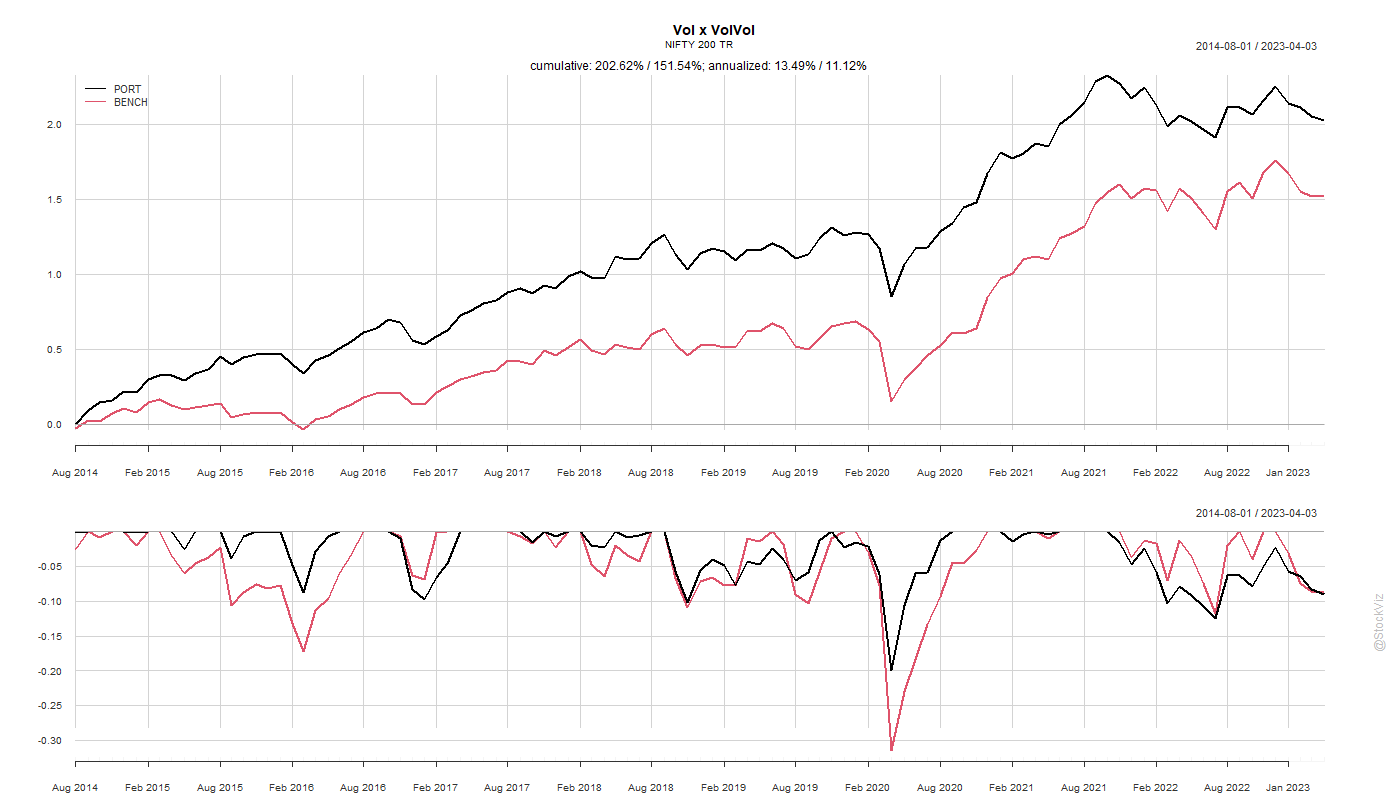

This figure's R source:
### volatility & volatility of volatility (double sort)

library('RODBC')
library('RPostgres')
library('quantmod')
library('PerformanceAnalytics')
library('PortfolioAnalytics')	

library('tidyverse')
library('lubridate')

options("scipen"=100)
options(stringsAsFactors = FALSE)

source("d:/stockviz/r/config.r")
source("D:/StockViz/public/blog/common/plot.common.R")

reportPath <- "."

lcon <- odbcDriverConnect(sprintf("Driver={ODBC Driver 17 for SQL Server};Server=%s;Database=%s;Uid=%s;Pwd=%s;", ldbserver, ldbname, ldbuser, ldbpassword), case = "nochange", believeNRows = TRUE)
pgCon <- dbConnect(RPostgres::Postgres(), host='sweden', user=ldbuser2, password=ldbpassword2, dbname='StockVizDyn', sslmode='allow')

indexName <- "NIFTY 200 TR"
volCalcLb <- 20 #days
volvolLb <- 500 #days


miscDates <- sqlQuery(lcon, "select distinct time_stamp from EQUITY_MISC_INFO")

indexPx <- sqlQuery(lcon, sprintf("select time_stamp, px_close from BHAV_INDEX where index_name='%s' and time_stamp >= '%s' and time_stamp <= '%s'", indexName, min(miscDates$time_stamp) - volvolLb*2, max(miscDates$time_stamp)))
indexXts <- xts(indexPx[,2], indexPx[,1])

rebalDates <- miscDates %>% mutate(YM = year(time_stamp)*100 + month(time_stamp)) %>%
	group_by(YM) %>%
	summarize(ST=min(time_stamp)) %>%
	select(ST) %>%
	ungroup() %>%
	as.data.frame()

symRets <- data.frame(PERIOD_END="", PORT=0.0, BENCH=0.0)
for(ii in 2:nrow(rebalDates)){
	startDate <- rebalDates$ST[ii-1]
	endDate <- rebalDates$ST[ii]
	
	tsStartDt <- first(head(index(indexXts[paste0("/", startDate)]), volvolLb))
	expectedTs <- nrow(indexXts[paste0(tsStartDt, "/", startDate)])
	
	symbols <- sqlQuery(lcon, sprintf("select top 500 symbol, ff_mkt_cap_cr from EQUITY_MISC_INFO where time_stamp='%s' order by ff_mkt_cap_cr desc", startDate))[,1]
	
	pXts <- NULL
	for(sym in symbols){
		pxDf <- dbGetQuery(pgCon, "select date_stamp, h High, l Low, o Open, c as Close from eod_adjusted_nse 
									where ticker = $1 and date_stamp >= $2 and date_stamp < $3 order by date_stamp", params=list(sym, tsStartDt, startDate))
		
		if(nrow(pxDf) < expectedTs * 0.95) next
		
		pXts <- merge.xts(pXts, volatility(xts(pxDf[,-1], pxDf[, 1]), calc="parkinson"))
		names(pXts)[length(names(pXts))] <- sym
	}

	pXts <- na.trim(pXts, side='left')
	toKeep <- c()
	for(i in 1:ncol(pXts)){
		if(anyNA(pXts[,i])){
			next
		}
		toKeep <- c(toKeep, toString(names(pXts)[i]))
	}

	pXts <- pXts[,toKeep]
	volvolDf <- data.frame(SYMBOL="", VOL=0.0, VOLVOL=0.0)
	for(i in 1:ncol(pXts)){
		volvolDf <- rbind(volvolDf, c(toString(names(pXts)[i]), last(coredata(pXts[,i])), sd(coredata(pXts[,i]))))
	}
	volvolDf <- volvolDf[-1,]
	
	lowVol <- head(volvolDf[order(volvolDf$VOL),], 100)
	lowVol <- head(lowVol[order(lowVol$VOLVOL),], 50)
	
	expectedTs <- nrow(indexXts[paste0(startDate, "/", endDate)])
	benchRet <- as.numeric(Return.cumulative(dailyReturn(indexXts[paste0(startDate, "/", endDate)])))
	
	totalRet <- 0.0
	symCount <- 0
	for(i in 1:nrow(lowVol)){
		sym <- lowVol$SYMBOL[i]
		pxDf <- dbGetQuery(pgCon, "select date_stamp, c from eod_adjusted_nse 
									where ticker = $1 and date_stamp >= $2 and date_stamp <= $3 order by date_stamp", params=list(sym, startDate, endDate))
		
		if(nrow(pxDf) < expectedTs-2) next
		
		symCount <- symCount + 1
		totalRet <- totalRet + as.numeric(Return.cumulative(dailyReturn(xts(pxDf[,2], pxDf[,1]))))
		
		if (symCount >= 20) break
	}
	periodRet <- totalRet/symCount
	
	if(!is.finite(periodRet)) break
	
	symRets <- rbind(symRets, c(toString(endDate), periodRet, benchRet))
}

symRets <- symRets[-1,]
symRets$PERIOD_END <- as.Date(symRets$PERIOD_END)
symRets$PORT <- as.numeric(symRets$PORT)
symRets$BENCH <- as.numeric(symRets$BENCH)

save(symRets, file=sprintf("%s/symRetsX2.Rdata", reportPath))

########################################

symXts <- xts(symRets[,-1], symRets[,1])

Common.PlotCumReturns(symXts, "Vol x VolVol", "NIFTY 200 TR", sprintf("%s/sortX2.png", reportPath), NULL)

q()
Return.cumulative(symXts)

table.Drawdowns(symXts[,1], 10)
table.Drawdowns(symXts[,2], 10)

table.Drawdowns(symXts["/2019",1], 10)
table.Drawdowns(symXts["2021/",1], 10)
